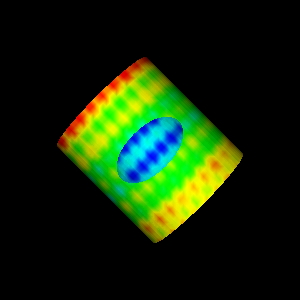

Here is the Python script that generated this plot:
#!/usr/bin/env python
# Demonstrate vtkmExternalFaces on a clipped wavelet with compact points.

import vtkmodules.vtkInteractionStyle  # noqa: F401
import vtkmodules.vtkRenderingOpenGL2  # noqa: F401

from vtkmodules.vtkAcceleratorsVTKmFilters import vtkmExternalFaces
from vtkmodules.vtkCommonDataModel import vtkCylinder, vtkPolyData, vtkSphere
from vtkmodules.vtkCommonTransforms import vtkTransform
from vtkmodules.vtkFiltersGeneral import (
    vtkRandomAttributeGenerator,
    vtkTableBasedClipDataSet,
    vtkTransformFilter,
)
from vtkmodules.vtkImagingCore import vtkRTAnalyticSource
from vtkmodules.vtkRenderingCore import (
    vtkActor,
    vtkPolyDataMapper,
    vtkRenderWindow,
    vtkRenderWindowInteractor,
    vtkRenderer,
)

# Wavelet source.
wavelet = vtkRTAnalyticSource()
wavelet.SetWholeExtent(-16, 16, -16, 16, -16, 16)
wavelet.SetCenter(0, 0, 0)

# Clip with cylinder.
cylinder = vtkCylinder()
cylinder.SetCenter(0, 0, 0)
cylinder.SetRadius(15)
cylinder.SetAxis(0, 1, 0)

clip_cyl = vtkTableBasedClipDataSet()
clip_cyl.SetInputConnection(wavelet.GetOutputPort())
clip_cyl.SetClipFunction(cylinder)
clip_cyl.InsideOutOn()

# Clip with sphere.
sphere = vtkSphere()
sphere.SetCenter(0, 0, 4)
sphere.SetRadius(12)

clip_sphr = vtkTableBasedClipDataSet()
clip_sphr.SetInputConnection(clip_cyl.GetOutputPort())
clip_sphr.SetClipFunction(sphere)

# Rotate 45 degrees around Z.
transform = vtkTransform()
transform.RotateZ(45)

trans_filter = vtkTransformFilter()
trans_filter.SetInputConnection(clip_sphr.GetOutputPort())
trans_filter.SetTransform(transform)

# Add random cell data.
cell_data_adder = vtkRandomAttributeGenerator()
cell_data_adder.SetInputConnection(trans_filter.GetOutputPort())
cell_data_adder.SetDataTypeToFloat()
cell_data_adder.GenerateCellVectorsOn()

# External faces via VTK-m with compact points.
external_faces = vtkmExternalFaces()
external_faces.SetInputConnection(cell_data_adder.GetOutputPort())
external_faces.CompactPointsOn()
external_faces.Update()

result = external_faces.GetOutput()

# Convert unstructured grid to polydata for rendering.
# The result contains only 2D cells (triangles/quads).
polydata = vtkPolyData()
polydata.SetPoints(result.GetPoints())
polydata.Allocate(result.GetNumberOfCells())
for i in range(result.GetNumberOfCells()):
    cell = result.GetCell(i)
    polydata.InsertNextCell(cell.GetCellType(), cell.GetPointIds())
polydata.GetPointData().PassData(result.GetPointData())

# Mapper and actor.
scalar_range = polydata.GetPointData().GetArray("RTData").GetRange()

mapper = vtkPolyDataMapper()
mapper.SetInputData(polydata)
mapper.SetScalarRange(scalar_range)

actor = vtkActor()
actor.SetMapper(mapper)

# Renderer
renderer = vtkRenderer()
renderer.AddActor(actor)

# Window
render_window = vtkRenderWindow()
render_window.AddRenderer(renderer)
render_window.SetWindowName("vtkm external faces")

# Scene
renderer.ResetCamera()

# Interactor
interactor = vtkRenderWindowInteractor()
interactor.SetRenderWindow(render_window)

interactor.Initialize()
interactor.Start()
